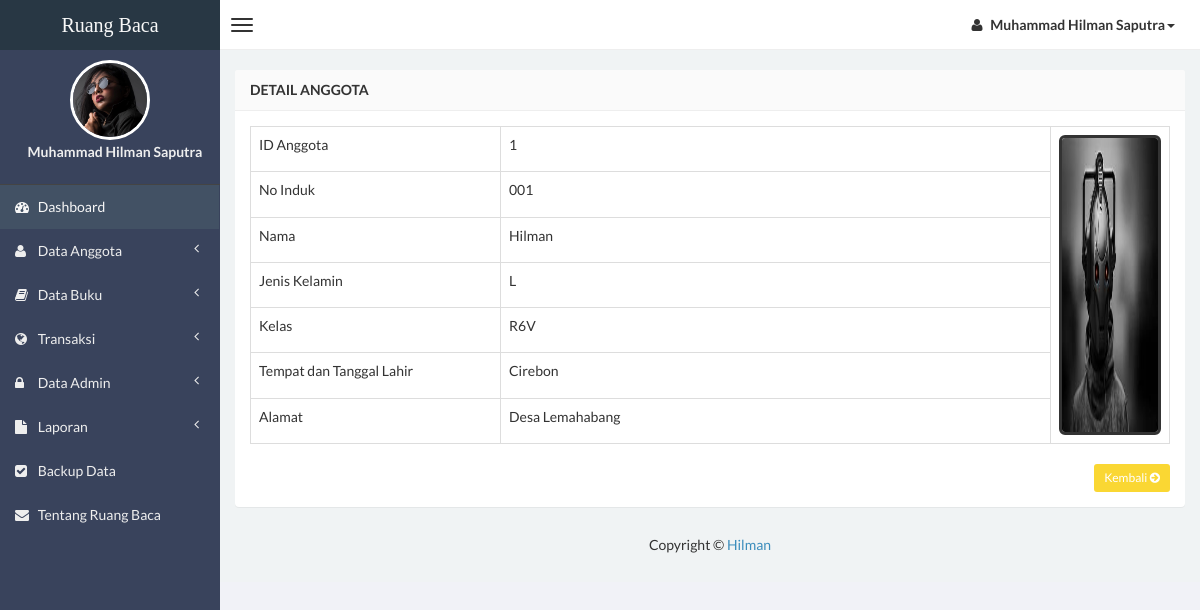
Screenshot of /admin/detail-anggota.php?hal=edit&kd=1 (signed in) with the database file from the repository.
### tables this page shows
CREATE TABLE `data_anggota` (
  `id` int(4) NOT NULL,
  `no_induk` varchar(5) NOT NULL,
  `nama` varchar(150) NOT NULL,
  `jk` varchar(2) NOT NULL,
  `kelas` varchar(5) NOT NULL,
  `ttl` varchar(100) NOT NULL,
  `alamat` varchar(250) NOT NULL,
  `foto` varchar(75) NOT NULL
);

### admin/detail-anggota.php (the view, shortened to what this page needs)
<?php
if (empty($_SESSION['username'])){
	header('location:../index.php');
} else {
?>
<!DOCTYPE html>
<html>
<head>
    <link href="../css/bootstrap.min.css" rel="stylesheet" type="text/css" />
    <link href="../css/font-awesome.min.css" rel="stylesheet" type="text/css" />
    <link href="../css/ionicons.min.css" rel="stylesheet" type="text/css" />
    <link href="../css/morris/morris.css" rel="stylesheet" type="text/css" />
    <link href="../css/jvectormap/jquery-jvectormap-1.2.2.css" rel="stylesheet" type="text/css" />
    <link href="../css/datepicker/datepicker3.css" rel="stylesheet" type="text/css" />
    <link href="../css/daterangepicker/daterangepicker-bs3.css" rel="stylesheet" type="text/css" />
    <link href="../css/iCheck/all.css" rel="stylesheet" type="text/css" />
    <link href="../css/style.css" rel="stylesheet" type="text/css" />
      </head>
      <body class="skin-black">
        <header class="header">
            <a href="index.php" class="logo">
                Ruang Baca
            </a>
            <nav class="navbar navbar-static-top" role="navigation">
                <a href="#" class="navbar-btn sidebar-toggle" data-toggle="offcanvas" role="button">
                    <span class="icon-bar"></span>
                    <span class="icon-bar"></span>
                    <span class="icon-bar"></span>
                </a>
                <div class="navbar-right">
                    <ul class="nav navbar-nav">
                        <li class="dropdown user user-menu">
                            <a href="#" class="dropdown-toggle" data-toggle="dropdown">
                                <i class="fa fa-user"></i>
                                <span>Muhammad Hilman Saputra<i class="caret"></i></span>
                            </a>
                                </li>
                            </ul>
                        </div>
                    </nav>
                </header>
<?php } ?>
                <div class="wrapper row-offcanvas row-offcanvas-left">
                    <aside class="left-side sidebar-offcanvas">
                        <section class="sidebar">
                            <div class="user-panel">
                                <div>
                                    <center><img src="<?php echo $_SESSION['gambar']; ?>" height="80" width="80" class="img-circle" alt="User Image" style="border: 3px solid white;" /></center>
                                </div>
                                <div class="info">
                                    <center><p>Muhammad Hilman Saputra</p></center>
                                </div>
                            </div>
                            <?php include "menu.php"; ?>
                        </section>
                    </aside>
                    <aside class="right-side">
                <section class="content">
                    <div class="row">
                        <div class="col-xs-12">
                            <div class="panel">
                                <header class="panel-heading">
                                    <b>Detail Anggota</b>
                                </header>
                    <?php
                    $query = mysql_query("SELECT * FROM data_anggota WHERE id='$_GET[kd]'");
                    $data  = mysql_fetch_array($query);
                    ?>
                                <div class="panel-body">
                      <table id="example" class="table table-hover table-bordered">
                    <tr>
                    <td>ID Anggota</td>
                    <td><?php echo $data['id']; ?></td>
                    <td rowspan="9"><div class="pull-right image">
                            <img src="<?php echo $data['foto']; ?>" class="img-rounded" height="300" width="250" alt="User Image" style="border: 3px solid #333333;" />
                        </div></td>
                    </tr>
                    <tr>
                    <td width="250">No Induk</td>
                    <td width="550"><?php echo $data['no_induk']; ?></td>
                    </tr>
                    <tr>
                    <td>Nama</td>
                    <td><?php echo $data['nama']; ?></td>
                    </tr>
                    <tr>
                    <td>Jenis Kelamin</td>
                    <td><?php echo $data['jk']; ?></td>
                    </tr>
                    <tr>
                    <td>Kelas</td>
                    <td><?php echo $data['kelas']; ?></td>
                    </tr>
                    <tr>
                    <td>Tempat dan Tanggal Lahir</td>
                    <td><?php echo $data['ttl']; ?></td>
                    </tr>
                    <tr>
                    <td>Alamat</td>
                    <td><?php echo $data['alamat']; ?></td>
                    </tr>
                   </table>
                <div class="text-right">
                <a href="anggota.php" class="btn btn-sm btn-warning"> Kembali <i class="fa fa-arrow-circle-right"></i></a>
                </div>
                                </div>
                            </div>
                        </div>
                    </div>
              <center><h5 class="form-signin">Copyright &copy; <a href="#" data-toggle="modal" data-target="#contact">Hilman</a></h5></center>
        </div>
</body>
</html>

### rows the page displays
data_anggota: id "1", foto (picture), no_induk "001", nama "Hilman", jk "L", kelas "R6V", ttl "Cirebon", alamat "Desa Lemahabang"
